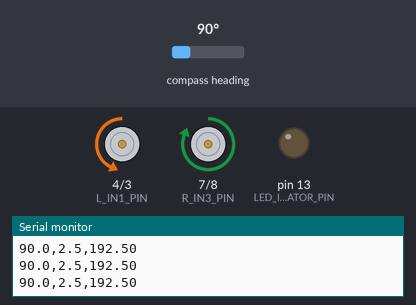
This sketch was run on a simulated Arduino Uno, built with avr-gcc and run on an emulated ATmega328P. Shown: motor-driver pin pairs drawn as motors (green arrow = first pin HIGH = forward, orange = second pin HIGH = backward, longer = more drive, scaled by the enable pin), output pins drawn as LEDs (lit = HIGH), the last lines printed to the serial monitor. Wiring (inferred from the names in the program): QMC5883L compass at I2C address 0x0D. The test bench sets the inputs (shaded band); at power-on: compass heading 90°.

Above: at 8.8 s.
8.9 s: compass heading set to 97°
At 9.6 s:
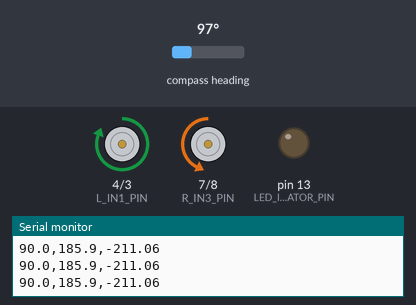
10.4 s: compass heading set to 7°
At 11.2 s:
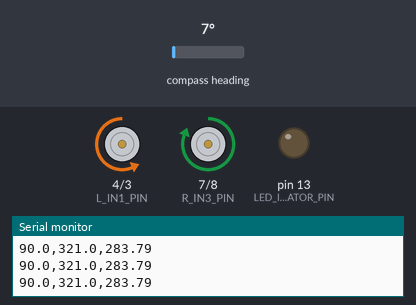
11.9 s: compass heading set to 180°
At 13.1 s:
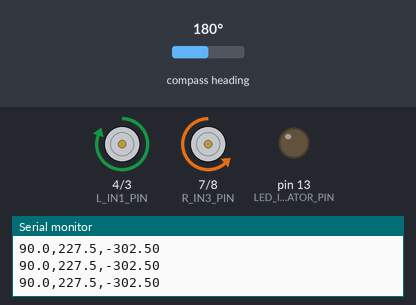
13.4 s: compass heading set to 269°
At 14.2 s:
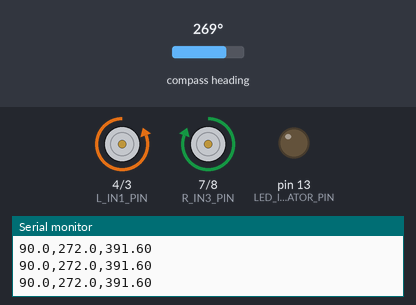
14.9 s: compass heading set to 258°
At 16.0 s:
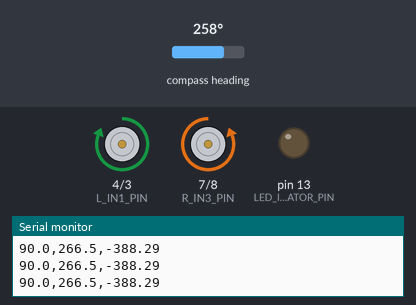
16.4 s: compass heading set to 90°
At 17.7 s:
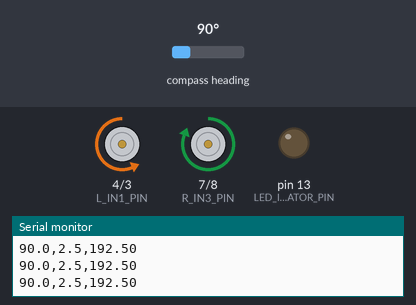
Timing chart, 0 to 18.9 s (numbered marks = the images above; inputs shaded):
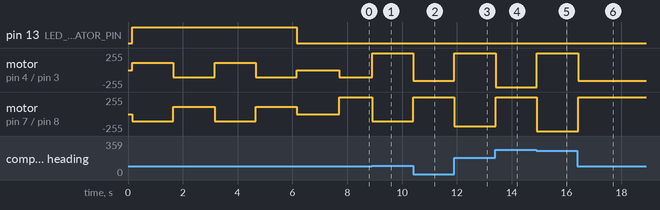

The sketch:

Day_50_Compass_Heading_Lock.ino
```cpp
/*
 * 100 Projects with Arduino - Day 50
 * Project: Digital Compass Heading Lock (QMC5883L I2C Magnetometer Navigation)
 *
 * DESCRIPTION:
 * This project interfaces a QMC5883L 3-axis digital magnetometer over I2C (using Wire.h
 * direct register addressing) to implement an absolute Heading-Lock navigation controller
 * for a 2WD differential robot chassis.
 *
 * CONTROL SYSTEMS & SIGNAL PROCESSING:
 * 1. Direct I2C Register Pipeline: Configures the QMC5883L at 200 Hz Output Data Rate (ODR),
 *    2 Gauss range, and 512 Over-Sampling Ratio (OSR) by writing to registers 0x09 and 0x0A.
 * 2. Hard-Iron Bias Calibration: Sweeps the sensor in a 360-degree circle during setup to record
 *    the maximum and minimum raw field vectors, calculating offset biases to eliminate magnetic
 * distortions.
 * 3. Heading Angle Formulation: Computes relative magnetic heading via atan2(y, x), adjusts
 *    for local Geographic Declination, and normalizes output bounds to 0 - 360 degrees.
 * 4. Closed-Loop Heading-Lock Steering: Runs a Proportional control loop to calculate differential
 *    motor speed adjustments based on Heading Error, allowing the robot to travel along a precise
 * absolute bearing.
 *
 * PHYSICS & NAVIGATION MATHEMATICS:
 * - Magnetic Declination: Adjusts the heading from Magnetic North to True (Geographic) North:
 *     True Heading = Magnetic Heading + Declination Angle
 *     (Declination varies by location. E.g., London is +0.022 rad / +1.28°, Tokyo is -0.138 rad /
 * -7.9°).
 * - Hard-Iron Correction:
 *     X_offset = (X_max + X_min) / 2;  Y_offset = (Y_max + Y_min) / 2;
 *     X_calibrated = X_raw - X_offset; Y_calibrated = Y_raw - Y_offset;
 * - Angular Error Shortest-Path Normalization:
 *     Error = Target_Heading - Current_Heading
 *     If Error > 180, Error = Error - 360; If Error < -180, Error = Error + 360;
 *
 * WIRING:
 * - QMC5883L Magnetometer (GY-271) -> Arduino Uno
 *   - VCC -> 5V (or 3.3V depending on module)
 *   - GND -> GND
 *   - SDA -> Pin A4 (I2C SDA)
 *   - SCL -> Pin A5 (I2C SCL)
 * - L298N Motor Driver -> Arduino Uno
 *   - ENA (Left PWM)   -> Pin 5
 *   - IN1, IN2         -> Pins 4, 3
 *   - ENB (Right PWM)  -> Pin 6
 *   - IN3, IN4         -> Pins 7, 8
 */

#include <Wire.h>

// --- QMC5883L I2C REGISTER DEFS ---
const int QMC_ADDRESS = 0x0D;
const int REG_DATA_X_LSB = 0x00;
const int REG_CONTROL_1 = 0x09;
const int REG_CONTROL_2 = 0x0A;

// --- MOTOR CONTROLLER PIN DEFINITIONS ---
const int L_ENA_PIN = 5;
const int L_IN1_PIN = 4;
const int L_IN2_PIN = 3;

const int R_ENB_PIN = 6;
const int R_IN3_PIN = 7;
const int R_IN4_PIN = 8;

const int LED_INDICATOR_PIN = 13;

// --- GEOGRAPHIC CALIBRATION CONFIG ---
// Find your local declination at: http://www.magnetic-declination.com/
// Example declination: +2 degrees 30 minutes East -> +2.5 degrees -> (2.5 * PI / 180) = +0.0436
// radians
const float LOCAL_DECLINATION_RAD = 0.0436;

// --- HARD-IRON CALIBRATION BIASES ---
float xOffset = 0.0;
float yOffset = 0.0;

// --- NAVIGATION STATE VARIABLES ---
double targetHeading = 90.0;  // Target heading in degrees (90.0 = True East)
double currentHeading = 0.0;

// --- STEERING CONTROL PARAMETERS ---
const double Kp = 2.2;  // Proportional feedback steering aggressiveness
const int BASE_CRUISE_SPEED = 120;

// --- TIMING CYCLE CONFIG ---
unsigned long lastLoopTimeUs = 0;
const unsigned long samplePeriodUs = 20000;  // 20ms sample period = 50 Hz control loop

void setup() {
  Serial.begin(9600);
  Wire.begin();

  pinMode(LED_INDICATOR_PIN, OUTPUT);
  pinMode(L_ENA_PIN, OUTPUT);
  pinMode(L_IN1_PIN, OUTPUT);
  pinMode(L_IN2_PIN, OUTPUT);
  pinMode(R_ENB_PIN, OUTPUT);
  pinMode(R_IN3_PIN, OUTPUT);
  pinMode(R_IN4_PIN, OUTPUT);

  haltRobot();

  // Initialize QMC5883L
  initMagnetometer();

  // Sweep robot in a circle for 5 seconds to calibrate X & Y biases
  runCompassCalibration();

  Serial.print(F("[NAV] Target Heading: "));
  Serial.print(targetHeading);
  Serial.println(F("° (True North reference)"));

  lastLoopTimeUs = micros();
}

void loop() {
  unsigned long currentTimeUs = micros();

  // Strict 50 Hz control loop
  if (currentTimeUs - lastLoopTimeUs >= samplePeriodUs) {
    lastLoopTimeUs = currentTimeUs;

    int16_t rawX, rawY, rawZ;

    if (readRawData(&rawX, &rawY, &rawZ)) {
      // Step 1: Apply Hard-Iron offset adjustments
      float calX = (float)rawX - xOffset;
      float calY = (float)rawY - yOffset;

      // Step 2: Compute heading angle in horizontal plane (radians)
      float heading = atan2(calY, calX);

      // Step 3: Correct for local geographic declination
      heading += LOCAL_DECLINATION_RAD;

      // Step 4: Normalize angle to [0, 2*PI] range
      if (heading < 0) {
        heading += 2 * PI;
      }
      if (heading > 2 * PI) {
        heading -= 2 * PI;
      }

      // Step 5: Convert to degrees
      currentHeading = heading * 180.0 / PI;

      // Step 6: Compute Heading Error (Shortest path rotation)
      double error = targetHeading - currentHeading;

      // Keep error within [-180, 180] degrees
      if (error > 180.0) {
        error -= 360.0;
      } else if (error < -180.0) {
        error += 360.0;
      }

      // Step 7: Closed-Loop Heading Correction (Proportional mixing)
      double correction = Kp * error;

      // Adjust motor PWM to steer toward the lock direction
      int leftPWM = BASE_CRUISE_SPEED - (int)correction;
      int rightPWM = BASE_CRUISE_SPEED + (int)correction;

      driveMotors(leftPWM, rightPWM);

      // Serial diagnostics: Target, Current Heading, Correction PWM
      Serial.print(targetHeading, 1);
      Serial.print(",");
      Serial.print(currentHeading, 1);
      Serial.print(",");
      Serial.println(correction);
    }
  }
}

// --- HARDWARE COMMUNICATIONS PIPELINE ---

void initMagnetometer() {
  // Reset QMC5883L chip
  Wire.beginTransmission(QMC_ADDRESS);
  Wire.write(REG_CONTROL_2);
  Wire.write(0x80);  // Software reset
  Wire.endTransmission();
  delay(100);

  // Set Control Register 1: OSR=512, RNG=2G, ODR=200Hz, MODE=Continuous
  // Bits: OSR(7-6)=00, RNG(5-4)=00, ODR(3-2)=11 (200Hz), MODE(1-0)=01 (Continuous) -> 0x0D or 0x1D
  // Let's use OSR=512 (00), RNG=2G (00), ODR=200Hz (11), MODE=Continuous (01) -> 00001101 = 0x0D
  Wire.beginTransmission(QMC_ADDRESS);
  Wire.write(REG_CONTROL_1);
  Wire.write(0x0D);
  if (Wire.endTransmission() != 0) {
    Serial.println(F("[ERROR] QMC5883L communication failed! Halt."));
    digitalWrite(LED_INDICATOR_PIN, HIGH);
    for (;;);
  }
  Serial.println(F("[COMPASS] QMC5883L configured successfully."));
}

bool readRawData(int16_t *x, int16_t *y, int16_t *z) {
  // Start register pointer burst read
  Wire.beginTransmission(QMC_ADDRESS);
  Wire.write(REG_DATA_X_LSB);
  if (Wire.endTransmission(false) != 0) return false;

  Wire.requestFrom(QMC_ADDRESS, 6);
  if (Wire.available() >= 6) {
    // Read 6 bytes of data: X LSB/MSB, Y LSB/MSB, Z LSB/MSB
    *x = (int16_t)(Wire.read() | (Wire.read() << 8));
    *y = (int16_t)(Wire.read() | (Wire.read() << 8));
    *z = (int16_t)(Wire.read() | (Wire.read() << 8));
    return true;
  }
  return false;
}

// --- ROTATIONAL HARD-IRON BIAS CALIBRATION ---

void runCompassCalibration() {
  Serial.println(F("[CALIBRATION] Starting. Spin the robot in circles on a flat surface!"));
  digitalWrite(LED_INDICATOR_PIN, HIGH);

  long calTimerStart = millis();
  int pivotDir = 1;

  int16_t xMin = 32767, xMax = -32768;
  int16_t yMin = 32767, yMax = -32768;

  // Pivot slowly in place to register minimums/maximums
  drivePivot(pivotDir, 110);

  unsigned long lastToggle = millis();

  while (millis() - calTimerStart < 6000) {
    // Periodically reverse direction to keep layout centered
    if (millis() - lastToggle >= 1500) {
      lastToggle = millis();
      pivotDir = -pivotDir;
      drivePivot(pivotDir, 110);
    }

    int16_t rx, ry, rz;
    if (readRawData(&rx, &ry, &rz)) {
      if (rx < xMin) xMin = rx;
      if (rx > xMax) xMax = rx;
      if (ry < yMin) yMin = ry;
      if (ry > yMax) yMax = ry;
    }
    delay(10);
  }

  haltRobot();
  digitalWrite(LED_INDICATOR_PIN, LOW);

  // Calculate midpoints (Hard-Iron offset biases)
  xOffset = (float)(xMax + xMin) / 2.0;
  yOffset = (float)(yMax + yMin) / 2.0;

  Serial.println(F("[CALIBRATION] Complete. Offsets established:"));
  Serial.print(F("  X Offset: "));
  Serial.println(xOffset);
  Serial.print(F("  Y Offset: "));
  Serial.println(yOffset);
  delay(1500);
}

// --- DIRECT MOTOR DRIVERS ---

void driveMotors(int leftSpeed, int rightSpeed) {
  leftSpeed = constrain(leftSpeed, -255, 255);
  rightSpeed = constrain(rightSpeed, -255, 255);

  if (leftSpeed >= 0) {
    digitalWrite(L_IN1_PIN, HIGH);
    digitalWrite(L_IN2_PIN, LOW);
    analogWrite(L_ENA_PIN, leftSpeed);
  } else {
    digitalWrite(L_IN1_PIN, LOW);
    digitalWrite(L_IN2_PIN, HIGH);
    analogWrite(L_ENA_PIN, -leftSpeed);
  }

  if (rightSpeed >= 0) {
    digitalWrite(R_IN3_PIN, HIGH);
    digitalWrite(R_IN4_PIN, LOW);
    analogWrite(R_ENB_PIN, rightSpeed);
  } else {
    digitalWrite(R_IN3_PIN, LOW);
    digitalWrite(R_IN4_PIN, HIGH);
    analogWrite(R_ENB_PIN, -rightSpeed);
  }
}

void drivePivot(int dir, int speed) {
  if (dir == 1) {  // Pivot Right
    digitalWrite(L_IN1_PIN, HIGH);
    digitalWrite(L_IN2_PIN, LOW);
    analogWrite(L_ENA_PIN, speed);
    digitalWrite(R_IN3_PIN, LOW);
    digitalWrite(R_IN4_PIN, HIGH);
    analogWrite(R_ENB_PIN, speed);
  } else {  // Pivot Left
    digitalWrite(L_IN1_PIN, LOW);
    digitalWrite(L_IN2_PIN, HIGH);
    analogWrite(L_ENA_PIN, speed);
    digitalWrite(R_IN3_PIN, HIGH);
    digitalWrite(R_IN4_PIN, LOW);
    analogWrite(R_ENB_PIN, speed);
  }
}

void haltRobot() {
  digitalWrite(L_IN1_PIN, LOW);
  digitalWrite(L_IN2_PIN, LOW);
  analogWrite(L_ENA_PIN, 0);

  digitalWrite(R_IN3_PIN, LOW);
  digitalWrite(R_IN4_PIN, LOW);
  analogWrite(R_ENB_PIN, 0);
}
```

Measured:
- the behaviour switches between 90 and 91° on compass heading (found by bisection; images 0 and 1)
- the behaviour switches between 265 and 264° on compass heading (found by bisection; images 4 and 5)
- after the input at 8.9 s, motor on pin 4 (L_IN1_PIN) / pin 3 (L_IN2_PIN): backward 110/255 → forward 255/255 at once; motor on pin 7 (R_IN3_PIN) / pin 8 (R_IN4_PIN): forward 255/255 → backward 110/255 at once
- after the input at 10.4 s, motor on pin 4 (L_IN1_PIN) / pin 3 (L_IN2_PIN): forward 255/255 → backward 163/255 at once; motor on pin 7 (R_IN3_PIN) / pin 8 (R_IN4_PIN): backward 110/255 → forward 255/255 at once
- after the input at 11.9 s, motor on pin 4 (L_IN1_PIN) / pin 3 (L_IN2_PIN): backward 163/255 → forward 255/255 at once; motor on pin 7 (R_IN3_PIN) / pin 8 (R_IN4_PIN): forward 255/255 → backward 182/255 at once
- after the input at 13.4 s, motor on pin 4 (L_IN1_PIN) / pin 3 (L_IN2_PIN): forward 255/255 → backward 255/255 at once; motor on pin 7 (R_IN3_PIN) / pin 8 (R_IN4_PIN): backward 182/255 → forward 255/255 at once
- after the input at 14.9 s, motor on pin 4 (L_IN1_PIN) / pin 3 (L_IN2_PIN): backward 255/255 → forward 255/255 at once; motor on pin 7 (R_IN3_PIN) / pin 8 (R_IN4_PIN): forward 255/255 → backward 255/255 at once
- after the input at 16.4 s, motor on pin 4 (L_IN1_PIN) / pin 3 (L_IN2_PIN): forward 255/255 → backward 163/255 at once; motor on pin 7 (R_IN3_PIN) / pin 8 (R_IN4_PIN): backward 255/255 → forward 255/255 at once
